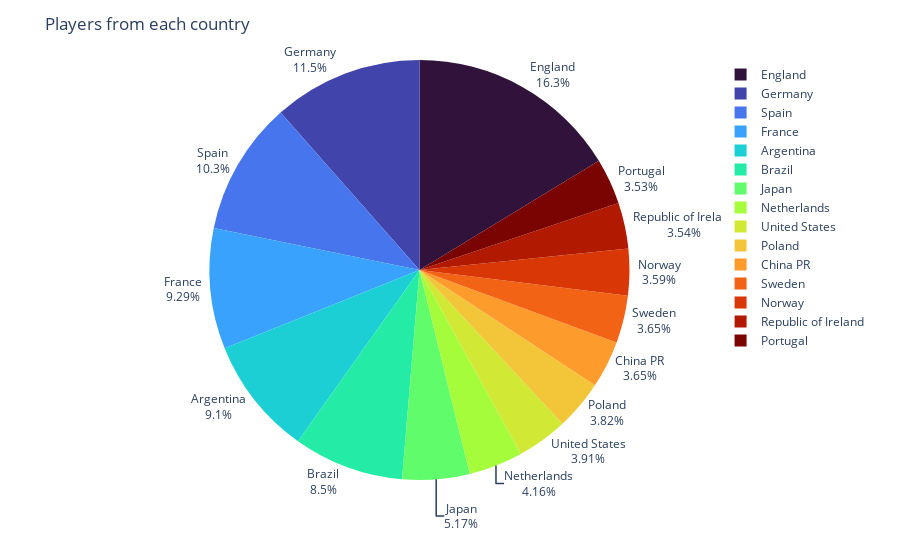

This figure's notebook cell:
### Code cell
# How players from each country are there?
players_origin = df['nationality_name'].value_counts()[:15]

fix = px.pie(players_origin, players_origin.index, players_origin.values, color_discrete_sequence=px.colors.sequential.Turbo)
fix.update_traces(textposition='outside', textinfo='percent+label')
fix.update_layout(title_text='Players from each country')
fix.show()

### Figure 1 — Plotly figure (JSON) as saved in the notebook; plotly's stock layout.template omitted (floating-point values rounded to 4 significant figures)
{"data": [{"domain": {"x": [0, 1], "y": [0, 1]}, "hovertemplate": "index=%{label}<br>value=%{value}<extra></extra>", "labels": ["England", "Germany", "Spain", "France", "Argentina", "Brazil", "Japan", "Netherlands", "United States", "Poland", "China PR", "Sweden", "Norway", "Republic of Ireland", "Portugal"], "legendgroup": "", "name": "", "showlegend": true, "textinfo": "percent+label", "textposition": "outside", "type": "pie", "values": [1719, 1214, 1086, 980, 960, 897, 546, 439, 413, 403, 385, 385, 379, 374, 373]}], "layout": {"legend": {"tracegroupgap": 0}, "margin": {"t": 60}, "piecolorway": ["#30123b", "#4145ab", "#4675ed", "#39a2fc", "#1bcfd4", "#24eca6", "#61fc6c", "#a4fc3b", "#d1e834", "#f3c63a", "#fe9b2d", "#f36315", "#d93806", "#b11901", "#7a0402"], "title": {"text": "Players from each country"}}}
